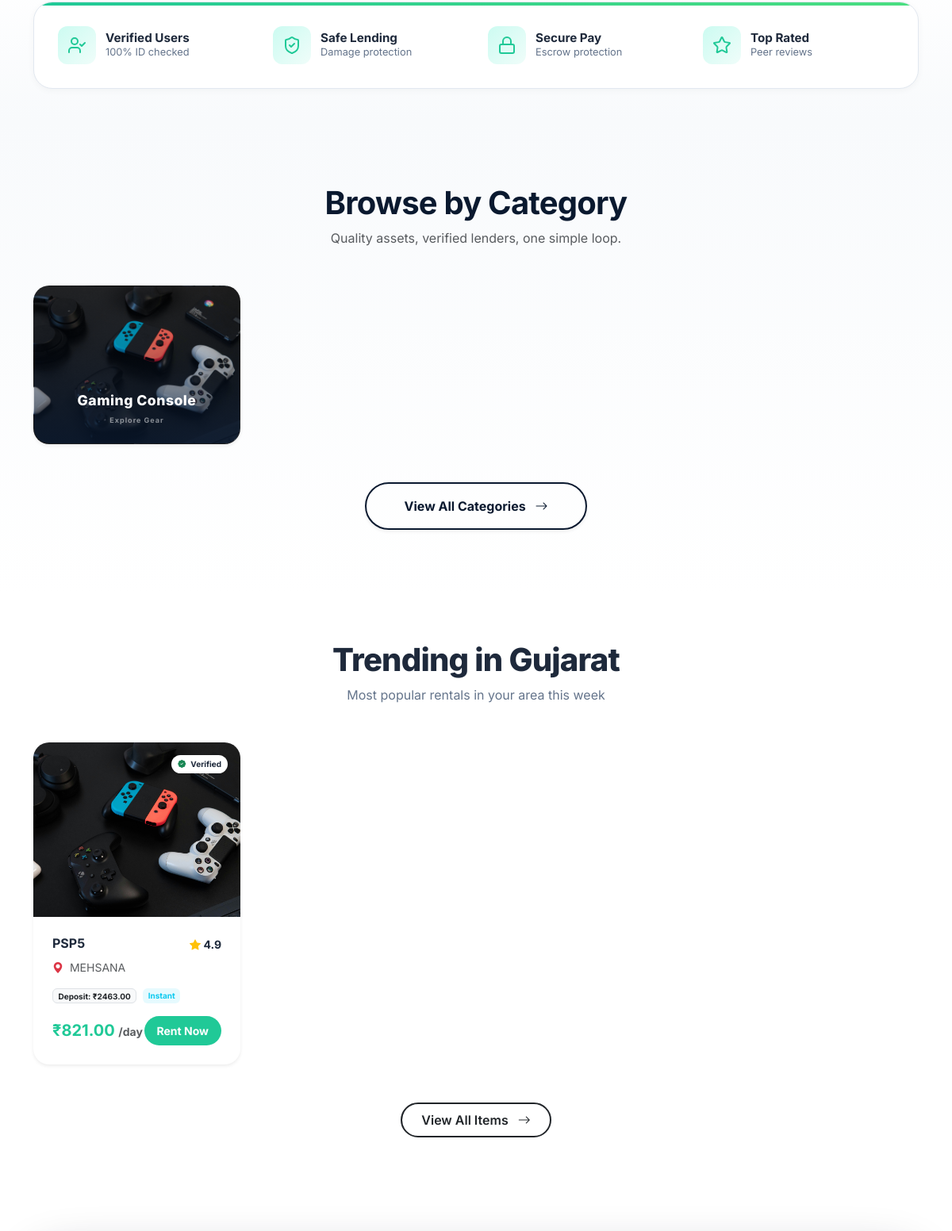
The app's page / (middle part), older data.
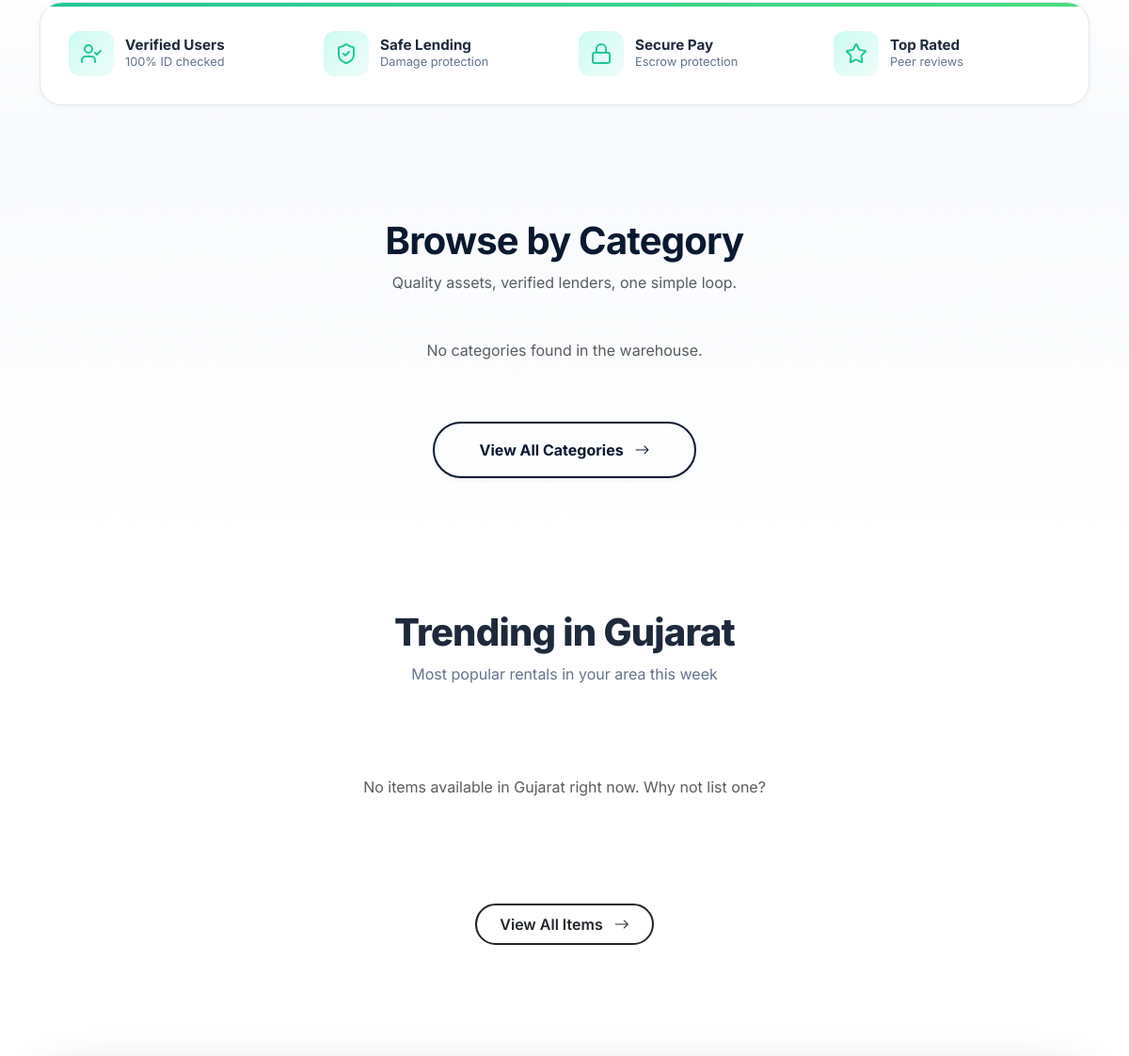
The same page, newer data.
### core/models.py (models this page shows, shortened)
class Category(models.Model):
    name = models.CharField(max_length=100)
    description = models.TextField(blank=True)
    image = models.ImageField(upload_to="categories/", null=True, blank=True)
    percentage_cut = models.DecimalField(max_digits=5, decimal_places=2, default=4.00)
    created_at = models.DateTimeField(auto_now_add=True)

class Item(models.Model):
    QUALITY_CHOICES = [
        ("excellent", "Excellent"),
        ("good", "Good"),
        ("average", "Average"),
    ]
    STATUS_CHOICES = [
        ("available", "Available"),
        ("in use", "In Use")
    ]
    owner = models.ForeignKey(User, on_delete=models.CASCADE)
    category = models.ForeignKey(
        Category,
        on_delete=models.CASCADE,
        related_name="items"
    )
    name = models.CharField(max_length=200)
    brand = models.CharField(max_length=120)
    purchase_price = models.DecimalField(max_digits=10, decimal_places=2)
    purchase_year = models.PositiveIntegerField()
    description = models.TextField(blank=True)
    quality = models.CharField(max_length=20, choices=QUALITY_CHOICES)
    latitude = models.CharField(max_length=50, blank=True)
    longitude = models.CharField(max_length=50, blank=True)
    allow_delivery = models.BooleanField(default=False)
    self_pickup = models.BooleanField(default=True)
    city = models.CharField(max_length=100, blank=True, null=True)
    rent_per_day = models.DecimalField(
        max_digits=8,
        decimal_places=2
    )
    deposit_amount = models.DecimalField(
        max_digits=8,
        decimal_places=2,
        default=0.00
    )
    availability_status = models.CharField(
        max_length=20,
        choices=STATUS_CHOICES,
        default="available"
    )
    created_at = models.DateTimeField(auto_now_add=True)
    from decimal import Decimal
    from django.utils.timezone import now

class ItemImage(models.Model):
    item = models.ForeignKey(Item, on_delete=models.CASCADE, related_name="images")
    image = models.ImageField(upload_to="items/")

### core/views.py (the view)
# urls.py: path('', index, name='index'),
def index(request):
    user = None
    if request.session.get("user"):
        try:
            user = User.objects.get(email=request.session["user"])
        except:
            pass
    selected_city = request.session.get("selected_city")
    if not selected_city:
        first_item = Item.objects.first()
        if first_item:
            selected_city = first_item.city
            request.session["selected_city"] = selected_city
    items = Item.objects.filter(
    city=selected_city
    ).order_by('-created_at')[:4]
    categories = Category.objects.filter(
    items__city=selected_city
    ).distinct()
    return render(request, 'index.html', {'items': items, 'user': user, 'categories': categories})

### core/context_processors.py (called while the page is built)
def cities_with_items(request):
    cities = (
        Item.objects
        .filter(availability_status="available")
        .values_list("city", flat=True)
        .distinct()
    )
    selected_city = request.session.get("selected_city")
    return {
        "navbar_cities": cities,
        "selected_city": selected_city
    }

### templates/index.html (shortened to what this page needs)
    {% extends 'base/base.html' %}
{% load static %}
{% block content %}
<section class="trust-section">
    <div class="container">
        <div class="trust-container">
            <div class="row g-0">
                <div class="col-6 col-md-3">
                    <div class="trust-card">
                        <div class="icon-box">
                            <i data-lucide="user-check" size="24"></i>
                        </div>
                        <div class="trust-content d-none d-lg-block">
                            <h6>Verified Users</h6>
                            <p>100% ID checked</p>
                        </div>
                    </div>
                </div>
                <div class="col-6 col-md-3">
                    <div class="trust-card">
                        <div class="icon-box">
                            <i data-lucide="shield-check" size="24"></i>
                        </div>
                        <div class="trust-content d-none d-lg-block">
                            <h6>Safe Lending</h6>
                            <p>Damage protection</p>
                        </div>
                    </div>
                </div>
                <div class="col-6 col-md-3">
                    <div class="trust-card">
                        <div class="icon-box">
                            <i data-lucide="lock" size="24"></i>
                        </div>
                        <div class="trust-content d-none d-lg-block">
                            <h6>Secure Pay</h6>
                            <p>Escrow protection</p>
                        </div>
                    </div>
                </div>
                <div class="col-6 col-md-3">
                    <div class="trust-card">
                        <div class="icon-box">
                            <i data-lucide="star" size="24"></i>
                        </div>
                        <div class="trust-content d-none d-lg-block">
                            <h6>Top Rated</h6>
                            <p>Peer reviews</p>
                        </div>
                    </div>
                </div>
            </div>
        </div>
    </div>
</section>
<section class="category-section" id="marketplace">
    <div class="container">
        <div class="section-header text-center mb-5">
            <h2 class="section-title fw-bold" style="font-size: 2.5rem; color: var(--navy-dark);">Browse by Category</h2>
            <p class="section-subtitle text-muted">Quality assets, verified lenders, one simple loop.</p>
        </div>
        <div class="row g-3 g-lg-4 mb-5">
            {% for category in categories %}
            <div class="col-6 col-md-4 col-lg-3">
                <a href="{% url 'category_items' category.id %}" class="d-block" style="text-decoration:none;">
                    <div class="cat-card shadow-sm"
                         style="background-image: url('{% if category.image %}{{ category.image.url }}{% else %}{% static 'images/default-category.jpg' %}{% endif %}');">
                        <div class="overlay"></div>
                        <div class="content">
                            <h6>{{ category.name }}</h6>
                            <small class="text-white-50 fw-bold uppercase" style="font-size: 9px; letter-spacing: 1px;">Explore Gear</small>
                        </div>
                    </div>
                </a>
            </div>
            {% empty %}
            <div class="col-12 text-center">
                <p class="text-muted">No categories found in the warehouse.</p>
            </div>
            {% endfor %}
        </div>
        <div class="text-center">
            <a href="{% url 'browse_items' %}" class="btn btn-view-all rounded-pill fw-bold px-5 py-3 shadow-sm">
                View All Categories <i class="bi bi-arrow-right ms-2"></i>
            </a>
        </div>
    </div>
</section>
<section class="trending-section">
    <div class="container">
        <div class="section-header mb-5">
            <h2 class="section-title">Trending in Gujarat</h2>
            <p class="section-subtitle">Most popular rentals in your area this week</p>
        </div>
        <div class="row g-4 mb-5">
            {% for item in items %}
            <div class="col-sm-6 col-lg-3">
                <div class="listing-card h-100 shadow-sm border-0" style="border-radius: 20px; overflow: hidden; background: #fff;">
                    <div class="position-relative overflow-hidden">
                        {% with item.images.all|first as first_image %}
                            {% if first_image %}
                                <img src="{{ first_image.image.url }}" class="w-100" style="height: 220px; object-fit: cover;" alt="{{ item.name }}">
                            {% else %}
                                <img src="{% static 'images/default-item.jpg' %}" class="w-100" style="height: 220px; object-fit: cover;" alt="No image available">
                            {% endif %}
                        {% endwith %}
                        <span class="verified-badge position-absolute top-0 end-0 m-3 bg-white px-2 py-1 rounded-pill shadow-sm" style="font-size: 10px; font-weight: 700;">
                            <i class="bi bi-patch-check-fill text-success"></i> Verified
                        </span>
                    </div>
                    <div class="p-4">
                        <div class="d-flex justify-content-between align-items-start mb-2">
                            <h6 class="fw-bold m-0 text-truncate" title="{{ item.name }}">{{ item.name }}</h6>
                            <span class="small fw-bold text-nowrap">
                                <i class="bi bi-star-fill text-warning"></i> 4.9
                            </span>
                        </div>
                        <div class="text-muted small mb-3">
                            <i class="bi bi-geo-alt-fill text-danger me-1"></i> {{ item.city|default:"Mehsana" }}
                        </div>
                        <div class="d-flex gap-2 mb-3">
                            {% if item.deposit_amount == 0 %}
                                <span class="badge bg-success bg-opacity-10 text-success fw-bold" style="font-size: 10px;">₹0 Deposit</span>
                            {% else %}
                                <span class="badge bg-light text-dark border fw-bold" style="font-size: 10px;">Deposit: ₹{{ item.deposit_amount }}</span>
                            {% endif %}
                            <span class="badge bg-info bg-opacity-10 text-info fw-bold" style="font-size: 10px;">Instant</span>
                        </div>
                        <div class="d-flex justify-content-between align-items-center mt-3">
                            <div>
                                <span class="h5 fw-bold mb-0" style="color: var(--brand-teal);">₹{{ item.rent_per_day }}</span>
                                <small class="text-muted fw-bold">/day</small>
                            </div>
                            <a href="{% url 'item_detail' item.id %}" class="btn btn-brand btn-sm rounded-pill px-3 py-2 fw-bold text-white" style="background-color: var(--brand-teal); border: none;">Rent Now</a>
                        </div>
                    </div>
                </div>
            </div>
            {% empty %}
            <div class="col-12 text-center py-5">
                <p class="text-muted">No items available in Gujarat right now. Why not list one?</p>
            </div>
            {% endfor %}
        </div>
        <div class="text-center">
            <a href="{% url 'browse_items' %}" class="btn btn-outline-dark rounded-pill fw-semibold px-4 py-2" style="border-width: 2px;">
                View All Items <i class="bi bi-arrow-right ms-2"></i>
            </a>
        </div>
    </div>
</section>
<section class="earn-section" id="earn">
</section>
{% endblock %}

### templates/base/base.html (shortened to what this page needs)
{% load static %}
<!DOCTYPE html>
<html lang="en">
<head>
    <link href="https://cdn.jsdelivr.net/npm/bootstrap-icons@1.11.3/font/bootstrap-icons.css" rel="stylesheet">
    <link href="https://cdn.jsdelivr.net/npm/bootstrap@5.3.2/dist/css/bootstrap.min.css" rel="stylesheet">
    <link href="https://cdn.jsdelivr.net/npm/bootstrap-icons@1.11.3/font/bootstrap-icons.css" rel="stylesheet">
    <link rel="stylesheet" href="{% static 'css/main.css' %}">
    </head>
<body>
    {% block content %}{% endblock %}
</body>
</html>

### templates/base/navbar.html (shortened to what this page needs)
{% load static %}

### templates/base/footer.html (shortened to what this page needs)
{% load static %}

### static/css/main.css (style rules this page uses)
:root { --brand: #14B8A6; --dark: #0F172A; }

### templates/index.html (style rules this page uses)
:root { --brand-teal: #20c997; --brand-teal-dark: #1ba87e; --navy-dark: #0a192f; --brand-yellow: #ffc107; --soft-blue: #f8fafc; --text-main: #1e293b; --glass-white: rgba(255, 255, 255, 0.98); --border-color: #e2e8f0; --shadow-sm: 0 2px 8px rgba(0, 0, 0, 0.04); --shadow-md: 0 8px 24px rgba(0, 0, 0, 0.08); --shadow-lg: 0 20px 40px rgba(0, 0, 0, 0.12); --transition-smooth: all 0.4s cubic-bezier(0.4, 0, 0.2, 1); }
* { margin: 0; padding: 0; box-sizing: border-box; }
body { background-color: #ffffff; color: var(--text-main); font-family: 'Inter', -apple-system, BlinkMacSystemFont, 'Segoe UI', sans-serif; -webkit-font-smoothing: antialiased; -moz-osx-font-smoothing: grayscale; overflow-x: hidden; margin: 0; padding: 0; }
html { scroll-behavior: smooth; }
.trust-section { padding: 40px 0; background: linear-gradient(180deg, #ffffff 0%, #f8fafc 100%); }
.trust-container { background: white; border: 1px solid var(--border-color); border-radius: 24px; padding: 15px; box-shadow: var(--shadow-sm); position: relative; overflow: hidden; }
.trust-container::before { content: ''; position: absolute; top: 0; left: 0; right: 0; height: 4px; background: linear-gradient(90deg, var(--brand-teal), #4ade80, var(--brand-teal)); background-size: 200% 100%; animation: shimmer 3s infinite; }
.trust-card { display: flex; align-items: center; gap: 12px; padding: 15px; transition: var(--transition-smooth); border-radius: 16px; position: relative; }
.trust-card::after { content: ''; position: absolute; right: 20px; width: 1px; height: 60%; background: var(--border-color); }
.trust-card:last-child::after { display: none; }
.icon-box { width: 48px; height: 48px; display: flex; align-items: center; justify-content: center; background: linear-gradient(135deg, #ccfbf1, #f0fdfa); color: var(--brand-teal); border-radius: 12px; flex-shrink: 0; transition: var(--transition-smooth); }
.trust-content h6 { font-weight: 700; font-size: 0.95rem; margin: 0; color: var(--text-main); }
.trust-content p { font-size: 0.8rem; margin: 0; color: #64748b; line-height: 1.4; }
.category-section, .trending-section, .process-section, .earn-section, .testimonial-section { padding: 60px 0; }
.category-section, .process-section { background: linear-gradient(180deg, #f8fafc 0%, #ffffff 100%); }
.section-header { text-align: center; margin-bottom: 40px; }
.section-title { font-size: clamp(1.8rem, 4vw, 2.5rem); font-weight: 800; color: var(--text-main); margin-bottom: 8px; letter-spacing: -0.02em; }
.section-subtitle { color: #64748b; font-size: 1rem; }
.category-section { padding: 80px 0; background-color: #fff; }
.btn-view-all { border: 2px solid var(--navy-dark); color: var(--navy-dark); transition: all 0.3s; }

Row changes from the older to the newer data that the page shows:
removed Category: image (picture), name "Gaming Console"
removed Item: image (picture), name "PSP5", city "MEHSANA", deposit_amount "2463.00", rent_per_day "821.00"
Text that changed along with them:
text now shown: "No categories found in the warehouse. No items available in Gujarat right now. Why not list one?"
